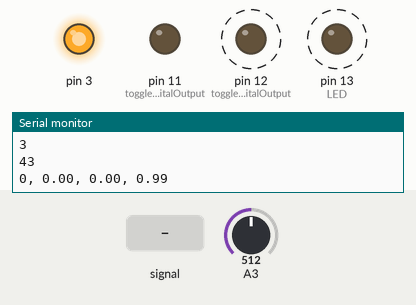
Simulated run of this sketch. Board: Arduino Uno, built with avr-gcc and run on an emulated ATmega328P. On the bench: output pins drawn as LEDs (lit = HIGH), the last lines printed to the serial monitor. Dashed ring = blinking. Inputs (shaded band) come from the test bench; at power-on: A3 = 512.

Above: at 1.2 s.
1.3 s: A3 fed a 1000 Hz sine of ±255 counts around its level
At 2.87 s:
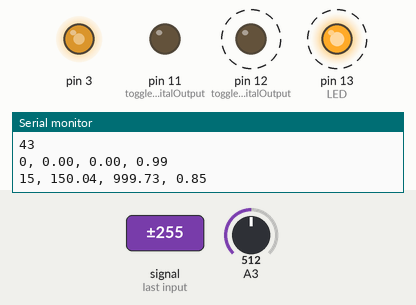
At 4.07 s:
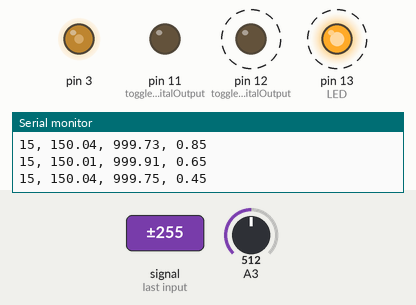
4.3 s: A3 set to 306
Timing chart, 0 to 13.3 s (numbered marks = the images above; inputs shaded):
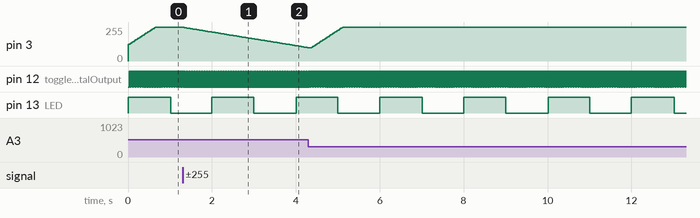

Measured:
- after the input at 1.3 s, pin 3: moves from 252/255 to 101/255 over 2.9 s, starting at once
- by itself, pin 12 (toggleDigitalOutput): alternates HIGH for 0.02 s and LOW for 0.01 s
- by itself, pin 13 (LED): alternates HIGH for 1.0 s and LOW for 1.0 s

The sketch:

BlinkTask.ino
```cpp
#include "Arduino.h"
#include "Task.h"
#include "AnalogAcquire.h"

class BlinkLed : public Task
{
  public:
    BlinkLed(const char *label, int led, float timeOut):m_led(led), Task(label,timeOut)
    {

    }
    void setup()
    {
      pinMode(m_led,OUTPUT);
    }
    void run(unsigned long time)
    {
      digitalWrite(m_led,!digitalRead(m_led));
      //Serial.println(taskName());
    }

  private:
    int m_led;
} blinkLed("Led",13,145), blinkLed1("Led1",13,235), blinkLed2("Led2",13,667);


void setup()
{
  // put your setup code here, to run once:
  Serial.begin(115200);

  TaskSystem.addTask(AnalogAcquireTask);
  //TaskSystem.addTask(blinkLed);
  //TaskSystem.addTask(blinkLed1);
  //TaskSystem.addTask(blinkLed2);


}

void loop()
{
  // put your main code here, to run repeatedly:
  TaskSystem.execute();

}
```

AnalogAcquire.cpp
```cpp
// File:  AnalogAcquire.cpp
#import "Arduino.h"
#import "AnalogAcquire.h"
#import "wiring_private.h"
//#import "assert.h"

#define LED 13

void pulseDigitalOutput(int pin,  unsigned long int time = 0)
{

  digitalWrite(pin,HIGH);
  if(time > 0)
  {
    for(unsigned long int i = 0; i < time; i++)
    {
      for(unsigned long int j = 0; j < 100; j++)
      {
        volatile int k = 1;
      }
    }
  }
  digitalWrite(pin,LOW);
}

void toggleDigitalOutput(int pin)
{
  digitalWrite(pin,!(digitalRead(pin)));
}

#if(0)
unsigned int sbi(int port, int bit)
{
  port |= 1 << bit;
  return port;

}
unsigned int cbi(int port, int bit)
{
  port &= ~(1 << bit);
  return port;
}
#endif

#define PRINT_IF_TRUE(logicalExpression) if(logicalExpression) Serial.println(__LINE__);

BufferedAnalogAcquireTask::BufferedAnalogAcquireTask(int input, int bufferSize, float _sampleRate,int minSamples)
              :Task("BufferAnalogAcquireTask",1000),
               m_state(STATE_STOPPED),
               m_input(input),m_sampleRate(_sampleRate),m_signal(false),
               m_buffer1(bufferSize), m_buffer2(bufferSize),
               m_loopControl(0.001),
               m_cycleState(CYCLE_STATE_START),m_adcState(ADC_STATE_ACQUIRE),
               m_overRun(false),
               m_periodsState(PERIODS_STATE_START), m_periods(0), m_samples(minSamples)

{
  m_pCurrentBuffer = &m_buffer1;
  m_pWorkingBuffer = &m_buffer2;
  // set up dc blocking filter
  // let time constant be Tc seconds
  // in samples tme consant d =  Tc * fs
  const float Tc = 0.1; // seconds
  float d = Tc * m_sampleRate;
  float x = exp(-1/d);
  float a0 = (1+x)/2;
  float a1 = -a0;
  float b1 = x;
  m_dcBlockingFilter.setCoefficients(a0,a1,b1);

}
const int ARRAY_SIZE = 5;
static const float prescaleFactorArray[ARRAY_SIZE] = {1,8,4,256,1024};

void BufferedAnalogAcquireTask::setup()
{
   pinMode(LED,OUTPUT);
   pinMode(12,OUTPUT);
   pinMode(11,OUTPUT);
   //SREG = cbi(SREG,7);

   // determine optimum pre scaling and compare register values from desired sample rate
   // table of prescale factors
   const float CPU_CLOCK = 16E6;
   const unsigned int MAX_COMPARE_REG = 0xFFFF;
   float cpuClocksPerSamplePeriod = CPU_CLOCK / m_sampleRate;
   float timerClocks;

   unsigned int arrayIndex = 0;

   do
   {
      timerClocks = cpuClocksPerSamplePeriod / prescaleFactorArray[arrayIndex];
      Serial.print(timerClocks);Serial.print(",");
      arrayIndex++;
      Serial.println(arrayIndex);
   } while(timerClocks > MAX_COMPARE_REG &&  arrayIndex < ARRAY_SIZE );
   //assert(arrayIndex <= ARRAY_SIZE);
   unsigned int compareReg = (timerClocks-1) + 0.5;
   m_actualSampleRate = CPU_CLOCK / prescaleFactorArray[arrayIndex-1] / (compareReg + 1);
   m_loopControl.setup();
   m_loopControl.setup(m_actualSampleRate/m_buffer1.bufferSize(),0.001);
   Serial.print("setup ");
   Serial.print(compareReg); Serial.print(",");
   Serial.println(m_actualSampleRate);
   Serial.println(TCCR1B);
   TCCR1B &= ~7;
   TCCR1B |= arrayIndex;
   Serial.println(TCCR1B,HEX);

   // set mode (timer1 CTC)
   TCCR1A = cbi(TCCR1A,WGM10);
   TCCR1A = cbi(TCCR1A,WGM11);
   TCCR1B = sbi(TCCR1B,WGM12);
   TCCR1B = cbi(TCCR1B,WGM13);

   OCR1A = compareReg;
   OCR1B = compareReg;

   // select analog input
   Serial.println(m_input);
   ADMUX = m_input;
   // right adjust result
   ADMUX = cbi(ADMUX,ADLAR);
   // internal VCC ref
   ADMUX = sbi(ADMUX,REFS0);
   ADMUX = cbi(ADMUX,REFS1);
   Serial.println(ADMUX,HEX);


  // set adc prescalar to 16 for 1 mhz clock
  ADCSRA = sbi(ADCSRA,ADPS2);
  ADCSRA = cbi(ADCSRA,ADPS1);
  ADCSRA = cbi(ADCSRA,ADPS0);

  // enable adc auto trigger and interrupt
     // enable auto trigger
   ADCSRA = sbi(ADCSRA,ADATE);

   // set up adc for auto trigger on timer 1 compB match (101)
   ADCSRB = sbi(ADCSRB,ADTS2);
   ADCSRB = cbi(ADCSRB,ADTS1);
   ADCSRB = sbi(ADCSRB,ADTS0);

   // setup timer 2 for pwm

   // enable adc
   ADCSRA = sbi(ADCSRA,ADEN);
   // enable end of conversion interrupt
   ADCSRA = sbi(ADCSRA,ADIE);
   // start adc
   ADCSRA = sbi(ADCSRA,ADSC);

   //digitalWrite(LED,HIGH);
   // enable interrupts
   //SREG = sbi(SREG,7);
   //m_signal = true;
}

void BufferedAnalogAcquireTask::run(unsigned long time)
{
        int adcValue = -1;
        float frequency;
        toggleDigitalOutput(LED);
        switch(m_state)
        {
          case STATE_STOPPED:
            // to setup adc mux for input channel;
            //adcValue = analogRead(m_input);
            m_state = STATE_RUNNING;
          break;
          case STATE_RUNNING:
            if(m_cyclePeriod == 0.0 || m_periods == 0.0)
            {
              frequency = 0;
            }
            else
            {
              frequency = m_actualSampleRate / (m_cyclePeriod/m_periods);
            }
            //Serial.print(averageValue);Serial.print(", ");
            //Serial.print(maxValue);Serial.print(", ");
            Serial.print(m_periods);Serial.print(", ");
            Serial.print(m_cyclePeriod);Serial.print(", ");
            Serial.print(frequency);Serial.print(", ");
            Serial.println(m_loopControl.state());
            //m_loopControl.update(400.0,frequency);


          break;
        }


}
float interpolate(int before, int after)
{
     float retVal = -before;
     retVal = retVal / (after - before);
     return retVal;
}

void BufferedAnalogAcquireTask::clockTick(unsigned long time)
{
    // called once on each call to loop() in main
    // check for full buffer

    if(m_signal)
    {
      digitalWrite(12,HIGH);
      int size = m_pWorkingBuffer->bufferSize();

#if(0)

      // a buffer has been filled,
      // find average of last working buffer
      long int sum = 0;
      //averageValue = 0;
      int _maxValue = -10000;
      int _minValue = 10000;

      for(int i = 0; i < size; i++)
      {

        float dataValue = m_dcBlockingFilter.update(m_pWorkingBuffer->dataValue(i));

        sum += dataValue;

        if(dataValue > _maxValue)
        {
          _maxValue = dataValue;
        }
        else if(dataValue < _minValue)
        {
          _minValue = dataValue;
        }

      }

      averageValue = sum;
      averageValue /= size;

      maxValue = _maxValue;
      minValue = _minValue;
      /*
      Serial.print(averageValue);Serial.print(", ");
      Serial.print(maxValue);Serial.print(", ");
      Serial.println(minValue);

      */
#endif
      m_cycleState = CYCLE_STATE_START;
      int acSignal, prevAcSignal;
      const int HYSTERISIS = 0;
      float startSample;
      m_cyclePeriod = 0;
      m_periods = 0;


#if(1)
      for(int i = 0; i < size; i++)
      {
        if(m_cycleState == CYCLE_STATE_END)
        {
          break;  // out of loop
        }
        prevAcSignal = acSignal;
        acSignal = m_dcBlockingFilter.update(m_pWorkingBuffer->dataValue(i)); //- averageValue;
        switch(m_cycleState)
        {
          case CYCLE_STATE_START:
            if (acSignal > HYSTERISIS)
            {
              m_cycleState = CYCLE_POS;
            }
            else if (acSignal < HYSTERISIS)
            {
              m_cycleState = CYCLE_NEG;
            }
          break;
          case CYCLE_NEG:
            // look for first transition to positive
            if(acSignal > HYSTERISIS)
            {
              // signal has passed through zero, find actual zeroCrossing
              startSample = i + interpolate(prevAcSignal,acSignal);

              // beginning first positive half cycle
              m_cycleState = CYCLE_POS_FIRST_HALF;
            }
          break;
          case CYCLE_POS_FIRST_HALF:
            if(acSignal < HYSTERISIS)
            {
              // beginning the next half cycle
              m_cycleState = CYCLE_NEG_SECOND_HALF;
            }
          break;
          case CYCLE_NEG_SECOND_HALF:
            if(acSignal > HYSTERISIS)
            {
              m_cyclePeriod =  i + interpolate(prevAcSignal,acSignal) - startSample;
              m_periods++;
              if(m_cyclePeriod > m_samples)
              {
                m_cycleState = CYCLE_STATE_END;
              }
              else
              {
                // measure next full cycle period
                m_cycleState = CYCLE_POS_FIRST_HALF;
              }
            }
          break;
          case CYCLE_POS:
            // look for first transition to negative
            if(acSignal < HYSTERISIS)
            {
              // beginning a negative half cycle
              m_cycleState = CYCLE_NEG_FIRST_HALF;
              startSample = i + interpolate(prevAcSignal,acSignal);
            }
          break;
          case CYCLE_NEG_FIRST_HALF:
          {
            if(acSignal > HYSTERISIS)
            {
              // beginning the next half cycle
              m_cycleState = CYCLE_POS_SECOND_HALF;
            }
          }
          break;
          case CYCLE_POS_SECOND_HALF:
            if(acSignal < HYSTERISIS)
            {
              // end of a cycle
              m_cyclePeriod = i + interpolate(prevAcSignal,acSignal) - startSample;
              m_periods++;
              if(m_cyclePeriod > m_samples)
              {
                m_cycleState = CYCLE_STATE_END;
              }
              else
              {
                // measure next full cycle period
                m_cycleState = CYCLE_NEG_FIRST_HALF;
              }

            }
          break;
        }
      }
#endif
      float frequency;
            if(m_cyclePeriod == 0.0 || m_periods == 0.0)
            {
              frequency = 0;
            }
            else
            {
              frequency = m_actualSampleRate / (m_cyclePeriod/m_periods);
            }
            m_loopControl.update(800,frequency);

      m_signal = false;
      digitalWrite(12,LOW);

    }
    Task::clockTick(time);
}

//static int  interrupts = 0;
void BufferedAnalogAcquireTask::switchBuffers()
{
   if(m_pCurrentBuffer = &m_buffer1)
   {
      m_pCurrentBuffer = &m_buffer2;
   }
   else
   {
      m_pCurrentBuffer = &m_buffer1;
   }
}

void BufferedAnalogAcquireTask::InterruptHandler()
{
  // stuffs most recently acquired sample into buffer.

  unsigned int value = ADCL + (ADCH << 8);     // 10 bit adc sample
  //unsigned char value = ADCH;   // 8 bit adc sample
  bool bufferFull;
  //pulseDigitalOutput(11,10);

  switch(m_adcState)
  {
    case ADC_STATE_ACQUIRE:
     bufferFull = m_pCurrentBuffer->AddData(value);
      if(bufferFull)
      {
          //pulseDigitalOutput(12,50);

        // check to see if still processing data from new buffer

        if(m_signal)
        {
          // need to wait for processing on working buffer data to end
          m_adcState = ADC_STATE_WAITING;
          //pulseDigitalOutput(12,100);
        }
        else
        {
          // current buffer new working buffer
          m_pWorkingBuffer = m_pCurrentBuffer;
          switchBuffers();
          m_signal = true;    //signal background to start processing working buffer
          //pulseDigitalOutput(12,3);
        }
      }
     break;
     case ADC_STATE_WAITING:

        //pulseDigitalOutput(12,5);
        if(!m_signal)
        {
          m_pWorkingBuffer = m_pCurrentBuffer;
          switchBuffers();
          m_adcState = ADC_STATE_ACQUIRE;
          m_signal = true;
          //pulseDigitalOutput(12,4);
        }
      break;
  }
 }

void BufferedAnalogAcquireTask::Start()
{
  // setup A/D


}

void BufferedAnalogAcquireTask::Stop()
{

}


//-----------------------------------------
Buffer::Buffer(int size):m_size(size),m_filled(false)
{
  m_pBuffer = new unsigned int[m_size];
  m_pBufferAdd = m_pBuffer;
}

bool Buffer::AddData(unsigned int data)
{
  *m_pBufferAdd++ = data;
  m_filled = (m_pBufferAdd - m_pBuffer) == m_size;
  if(m_filled)
  {
    m_pBufferAdd = m_pBuffer;
  }
  return m_filled;
}

bool &Buffer::filled()
{
  return m_filled;
}

unsigned int Buffer::dataValue(int index)
{
  //                                        assert(index < m_size && m_filled);
  return m_pBuffer[index];
}

//-----------------------
ISR(ADC_vect)
{

  //toggleDigitalOutput(12);
  //digitalWrite(12,HIGH);
  // clear the counter 1 output compare match flag
  TIFR1 = sbi(TIFR1,OCF1B);
  //pulseDigitalOutput(12);
  AnalogAcquireTask.InterruptHandler();
  //digitalWrite(12,LOW);

}

//---------------------- don't know how else do it with ISR
BufferedAnalogAcquireTask AnalogAcquireTask(3,300,10000,150);
```

AnalogAcquire.h
```cpp
// File: AnalogAcquire.h


#ifndef ANALOG_ACQUIRE_H
#define ANALOG_ACQUIRE_H
#import "Task.h"
#import "ClosedLoopControl.h"
#import "Filters.h"

//---------------------------------------
class Buffer
{
  public:
    Buffer(int size);
    bool AddData(unsigned int data);
    int bufferSize(){return m_size;}
    unsigned int dataValue(int index);
    bool &filled();
  private:
    int m_size;
    unsigned int *m_pBuffer, *m_pBufferAdd;
    bool m_filled;
};
//-------------------------------------------------------
class BufferedAnalogAcquireTask : public Task
{
  public:
    BufferedAnalogAcquireTask(int inputChan, int bufferSize, float sampleRate, int minSamples);
    void InterruptHandler();

    void Start();
    void Stop();
    void setup();
    void run(unsigned long time);

   private:
     void clockTick(unsigned long time);
     void switchBuffers();

  private:
    enum {STATE_STOPPED, STATE_RUNNING} m_state;    // background timeout states
    enum {ADC_STATE_ACQUIRE, ADC_STATE_WAITING} m_adcState;// foreground
    enum {CYCLE_STATE_INIT,
          CYCLE_STATE_START,
          CYCLE_POS,
          CYCLE_NEG,
          CYCLE_NEG_FIRST_HALF ,
          CYCLE_POS_FIRST_HALF,
          CYCLE_NEG_SECOND_HALF,
          CYCLE_POS_SECOND_HALF,
          CYCLE_STATE_END} m_cycleState;  // background buffer individual cycle sates
    enum {
          PERIODS_STATE_START,
          PERIODS_COUNTING,
          PERIODS_END
         } m_periodsState;         // background buffers periods

    int m_periods, m_samples;
    float m_cyclePeriod;
    bool m_signal;
    bool m_overRun;
    int m_input;
    float m_sampleRate;
    float m_actualSampleRate;
    Buffer m_buffer1, m_buffer2, *m_pCurrentBuffer, *m_pWorkingBuffer, *m_pNextWorking;
    float averageValue, maxValue, minValue;
    ClosedLoopControl m_loopControl;

    FiltersIIR1 m_dcBlockingFilter;
};

//--------------------
extern BufferedAnalogAcquireTask AnalogAcquireTask;
#endif
```

ClosedLoopControl.cpp
```cpp
//File ClosedLoopControl.cpp

#import "Arduino.h"
#import "ClosedLoopControl.h"

ClosedLoopControl::ClosedLoopControl(float propGain): m_pwmPort(15000), m_propGain(propGain),
                                                      m_integratorState(0.5)
{

}

void ClosedLoopControl::setup()
{
  m_pwmPort.setup();
}

void ClosedLoopControl::setup(float sampleRate, float gain)
{
  m_propGain = gain / sampleRate;
}

float ClosedLoopControl::state()
{
  return m_integratorState;
}

void ClosedLoopControl::update(float command, float feedback)
{
  const float MAX_BOUND = 0.99;
  const float MIN_BOUND = 0.01;

  float controlValue = m_propGain*(command - feedback);
  m_integratorState += controlValue;
  //Serial.print(controlValue); Serial.print(", ");
  if(m_integratorState > MAX_BOUND)
  {
    m_integratorState = MAX_BOUND;
  }
  else if(m_integratorState < MIN_BOUND)
  {
    m_integratorState = MIN_BOUND;
  }
  //Serial.println(m_integratorState);
  m_pwmPort.output(m_integratorState);
}
```

ClosedLoopControl.h
```cpp
// File: ClosedLoopControl.h

// pwm pin atmega 2560   OC3A to PE3 pin to board ardiono mega 2560  PWML pin 6.
#import "PwmPort.h"

class ClosedLoopControl
{
  public:
    ClosedLoopControl(float propGain);
    void setup();
    void setup(float updateRate,float gain);  // rate in seconds, gain in 1/sec
    void update(float command, float feedback);
    float state();
 private:
    float m_propGain;
    float m_integratorState;
    PwmPort m_pwmPort;
};
```

Filters.cpp
```cpp
// Digital Filter implementation

#import "Filters.h"
// Filters base class
Filters::Filters()
{

}

// ----------------------- FiltersIIR1
FiltersIIR1::FiltersIIR1()
{

}

FiltersIIR1::FiltersIIR1(float a0, float a1, float b1) : m_a0(a0), m_a1(a1),m_b1(b1),
                                                         x_1(0), y_1(0)
{

}

void FiltersIIR1::setCoefficients(float a0, float a1, float b1)
{
  m_a0 = a0;
  m_a1 = a1;
  m_b1 = b1;
}


float FiltersIIR1::update(float x)
{
    float y;
    y = m_a0 * x + m_a1 * x_1 + m_b1 * y_1;
    // save state
    x_1 = x;
    y_1 = y;
    return y;
}
```

Filters.h
```cpp
// Filters.h   Digital filters

class Filters
{
  public:
    Filters();
    virtual float update(float x) = 0;
};


class FiltersIIR1: public Filters
{
  public:
    FiltersIIR1();
    FiltersIIR1(float a0, float a1, float b1);
    void setCoefficients(float a0, float a1, float b1);
    float update(float x);
  private:
    float m_a0, m_a1, m_b1;  // coeffs
    float x_1, y_1;          // state

};
```

PwmPort.h
```cpp
// File PwmPort.h
//


class PwmPort
{
  // uses Timer/Counter 2

  public:
    PwmPort(float frequency);
    void setup();
    void output(float value);
  private:
    float m_freq;

};
```

TaskEvent.cpp
```cpp

```

TaskEvent.h
```cpp
//  TaskEvent.h

#ifndef TASKEVENT_H
#define TASKEVENT_H

class TaskEvent
{
  public:
    TaskEvent();
};

#endif
```

Source omitted: PwmPort.cpp (1088 bytes), Task.cpp (1937 bytes), Task.h (1779 bytes)
